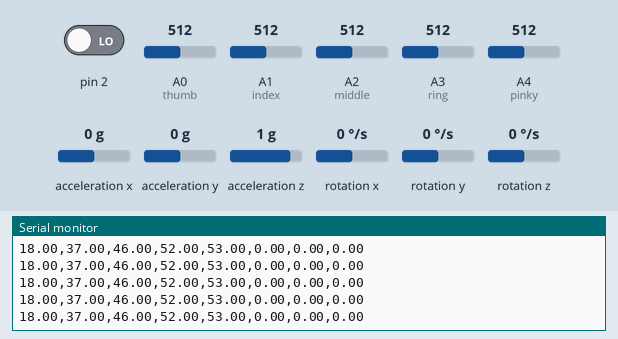
Bench run of a sketch on a simulated Arduino Uno, built with avr-gcc and run on an emulated ATmega328P. Shown: the last lines printed to the serial monitor. The inputs (shaded band) are chosen by the test bench; at power-on: A1 (index) = 512, pin 2 LOW, A0 (thumb) = 512, A2 (middle) = 512, A3 (ring) = 512, A4 (pinky) = 512, acceleration x 0 g, acceleration y 0 g, acceleration z 1 g, rotation x 0 °/s, rotation y 0 °/s, rotation z 0 °/s. The sensor or clock chip raises its interrupt line as the real part does.

Above: at 9.2 s.
9.3 s: A1 (index) set to 633
At 9.34 s:
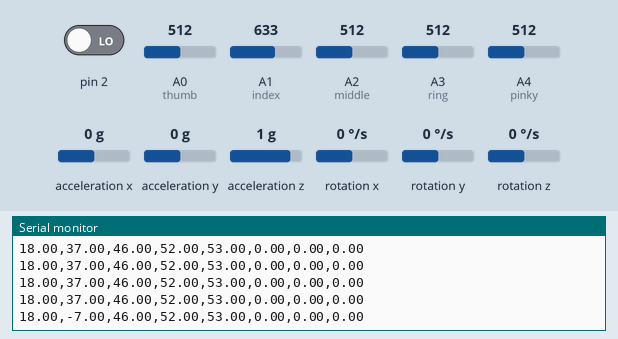
10.8 s: A1 (index) set to 650
At 10.83 s:
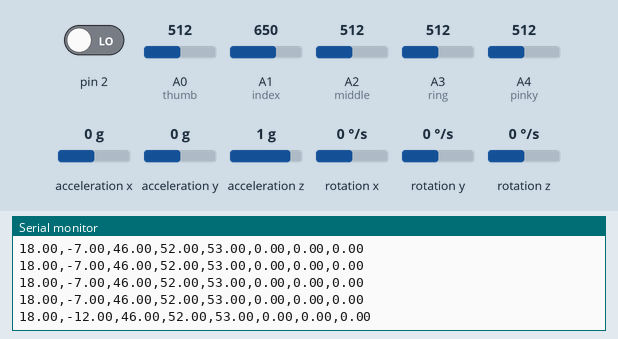
Timing chart, 0 to 13.8 s (numbered marks = the images above; inputs shaded):
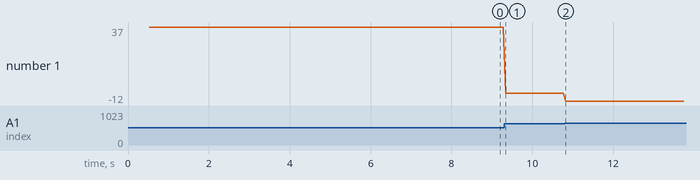

The sketch:

bothMega.ino
```cpp
/*
 * Code to incorporate both the accelerometer data and the flex sensor
 * data to print to a singular text file.
 * Output: thumb, index, middle, ring, pinky, yaw, pitch, roll
 *
 * Author: Brittany Barnes
 * Code adapted from:
 *  Flex Sensor: https://learn.sparkfun.com/tutorials/flex-sensor-hookup-guide
 *  Accelerometer: https://diyhacking.com/arduino-mpu-6050-imu-sensor-tutorial/
 */
 #include <Wire.h>
 // I2Cdev and MPU6050 must be installed as libraries, or else the .cpp/.h files
// for both classes must be in the include path of your project
#include "I2Cdev.h"

#include "MPU6050_6Axis_MotionApps20.h"
//#include "MPU6050.h" // not necessary if using MotionApps include file

// Arduino Wire library is required if I2Cdev I2CDEV_ARDUINO_WIRE implementation
// is used in I2Cdev.h
#if I2CDEV_IMPLEMENTATION == I2CDEV_ARDUINO_WIRE
    #include "Wire.h"
#endif

#define OUTPUT_READABLE_YAWPITCHROLL
#define LED_PIN 13 // (Arduino is 13, Teensy is 11, Teensy++ is 6)
bool blinkState = false;

// class default I2C address is 0x68
// specific I2C addresses may be passed as a parameter here
// AD0 low = 0x68 (default for SparkFun breakout and InvenSense evaluation board)
// AD0 high = 0x69
MPU6050 mpu;
//MPU6050 mpu(0x69); // <-- use for AD0 high

 //Variables for Flex Sensors
//To reference each flex sensor analog pin
const int thumb = A0; //Blue
const int index = A1; //Pink
const int middle = A2; //Yellow has gap in middle
const int ring = A3; //Green
const int pinky = A4; //No color

//Voltage for Arduino 5V and the resistors
const float VCC = 4.98; // Measured voltage of Ardunio 5V line
const float R_DIV = 21900.0; // Measured resistance of 22k resistor

// Ohms for each flex sensor (bent/straight)
const float tS = 17080.0; // when straight
const float tB = 40500.0; //when bent
const float iS = 14900.0; // index when straight
const float iB = 31500.0; //index when bent
const float mS = 14820.0; //middle straight
const float mB = 28300.0; //middle bent
const float rS = 11650.0; //ring straight
const float rB = 29100.0; //ringt bent
const float pS = 13880.0; //pink straight
const float pB = 27200.0; //pinky bent

// Variables for accelerometer
// MPU control/status vars
bool dmpReady = false;  // set true if DMP init was successful
uint8_t mpuIntStatus;   // holds actual interrupt status byte from MPU
uint8_t devStatus;      // return status after each device operation (0 = success, !0 = error)
uint16_t packetSize;    // expected DMP packet size (default is 42 bytes)
uint16_t fifoCount;     // count of all bytes currently in FIFO
uint8_t fifoBuffer[64]; // FIFO storage buffer

// orientation/motion vars
Quaternion q;           // [w, x, y, z]         quaternion container
VectorInt16 aa;         // [x, y, z]            accel sensor measurements
VectorInt16 aaReal;     // [x, y, z]            gravity-free accel sensor measurements
VectorInt16 aaWorld;    // [x, y, z]            world-frame accel sensor measurements
VectorFloat gravity;    // [x, y, z]            gravity vector
float euler[3];         // [psi, theta, phi]    Euler angle container
float ypr[3];           // [yaw, pitch, roll]   yaw/pitch/roll container and gravity vector

volatile bool mpuInterrupt = false;     // indicates whether MPU interrupt pin has gone high
void dmpDataReady() {
    mpuInterrupt = true;
}

void setup() {
  // join I2C bus (I2Cdev library doesn't do this automatically)
    #if I2CDEV_IMPLEMENTATION == I2CDEV_ARDUINO_WIRE
        Wire.begin();
        TWBR = 24; // 400kHz I2C clock (200kHz if CPU is 8MHz)
    #elif I2CDEV_IMPLEMENTATION == I2CDEV_BUILTIN_FASTWIRE
        Fastwire::setup(400, true);
    #endif
  Serial.begin(9600);
  //Set up for the FS
  pinMode(thumb, INPUT);
  pinMode(index, INPUT);
  pinMode(middle, INPUT);
  pinMode(ring, INPUT);
  pinMode(pinky, INPUT);

  //Accelerometer
  while (!Serial); // wait for Leonardo enumeration, others continue immediately
  // initialize device
  mpu.initialize();

  // load and configure the DMP
  devStatus = mpu.dmpInitialize();
  // supply your own gyro offsets here, scaled for min sensitivity
    mpu.setXGyroOffset(220);
    mpu.setYGyroOffset(76);
    mpu.setZGyroOffset(-85);
    mpu.setZAccelOffset(1788); // 1688 factory default for my test chip

    // make sure it worked (returns 0 if so)
    if (devStatus == 0) {
        // turn on the DMP, now that it's ready
        mpu.setDMPEnabled(true);

        // enable Arduino interrupt detection
        attachInterrupt(0, dmpDataReady, RISING);
        mpuIntStatus = mpu.getIntStatus();

        // set our DMP Ready flag so the main loop() function knows it's okay to use it
        dmpReady = true;

        // get expected DMP packet size for later comparison
        packetSize = mpu.dmpGetFIFOPacketSize();
    } else {
        // ERROR!
        // 1 = initial memory load failed
        // 2 = DMP configuration updates failed
        // (if it's going to break, usually the code will be 1)
        Serial.print(F("DMP Initialization failed (code "));
        Serial.print(devStatus);
        Serial.println(F(")"));

    // configure LED for output
    pinMode(LED_PIN, OUTPUT);
    }
}

void loop() {
  //Accelerometer
  // if programming failed, don't try to do anything
    if (!dmpReady) return;

    // wait for MPU interrupt or extra packet(s) available
    while (!mpuInterrupt && fifoCount < packetSize) {
        // other program behavior stuff here
        // .
        // .
        // .
        // if you are really paranoid you can frequently test in between other
        // stuff to see if mpuInterrupt is true, and if so, "break;" from the
        // while() loop to immediately process the MPU data
        // .
        // .
        // .
    }

    // reset interrupt flag and get INT_STATUS byte
    mpuInterrupt = false;
    mpuIntStatus = mpu.getIntStatus();

    // get current FIFO count
    fifoCount = mpu.getFIFOCount();

    // check for overflow (this should never happen unless our code is too inefficient)
    if ((mpuIntStatus & 0x10) || fifoCount == 1024) {
        // reset so we can continue cleanly
        mpu.resetFIFO();
        //Serial.println(F("FIFO overflow!"));

    // otherwise, check for DMP data ready interrupt (this should happen frequently)
    } else if (mpuIntStatus & 0x02) {
        // wait for correct available data length, should be a VERY short wait
        while (fifoCount < packetSize) fifoCount = mpu.getFIFOCount();

        // read a packet from FIFO
        mpu.getFIFOBytes(fifoBuffer, packetSize);

        // track FIFO count here in case there is > 1 packet available
        // (this lets us immediately read more without waiting for an interrupt)
        fifoCount -= packetSize;

        #ifdef OUTPUT_READABLE_YAWPITCHROLL
            // display Euler angles in degrees
            mpu.dmpGetQuaternion(&q, fifoBuffer);
            mpu.dmpGetGravity(&gravity, &q);
            mpu.dmpGetYawPitchRoll(ypr, &q, &gravity);

            //Reading in the data for each flex sensor from the analog port
            int tADC = analogRead(thumb);
            int iADC = analogRead(index);
            int mADC = analogRead(middle);
            int rADC = analogRead(ring);
            int pADC = analogRead(pinky);

            //Calculate voltage
            float tV = tADC * VCC / 1023.0;
            float iV = iADC * VCC / 1023.0;
            float mV = mADC * VCC / 1023.0;
            float rV = rADC * VCC / 1023.0;
            float pV = pADC * VCC / 1023.0;

            //Calculate Resistance
            float tR = R_DIV * (VCC / tV - 1.0);
            float iR = R_DIV * (VCC / iV - 1.0);
            float mR = R_DIV * (VCC / mV - 1.0);
            float rR = R_DIV * (VCC / rV - 1.0);
            float pR = R_DIV * (VCC / pV - 1.0);

            // Use the calculated resistance to estimate the sensor's
            // bend angle:
            float tAngle = map(tR, tS, tB, 0, 90.0);
            float iAngle = map(iR, iS, iB,
                             0, 90.0);
            float mAngle = map(mR, mS, mB, 0, 90.0);
            float rAngle = map(rR, rS, rB, 0, 90.0);

            float pAngle = map(pR, pS, pB, 0, 90.0);

            //Prints out the degrees for each finger thumb-index-middle-ring-pinky and MPU data
            Serial.println(String(tAngle) + "," + String(iAngle) + "," + String(mAngle) + "," + String(rAngle) + "," + String(pAngle) + "," + ypr[0] * 180/M_PI + "," + ypr[1] * 180/M_PI + "," + ypr[2] * 180/M_PI);

            delay(50); //wait half a second before each new line of data
        #endif

         // blink LED to indicate activity
        blinkState = !blinkState;
        digitalWrite(LED_PIN, blinkState);
    }

}
```

Measured:
- after the input at 9.3 s, the serial monitor: prints a new line at once (image 1)
- after the input at 10.8 s, the serial monitor: prints a new line at once (image 2)
- plotted number 1: 37 → -7 after the input at 9.3 s, -7 → -12 after the input at 10.8 s
